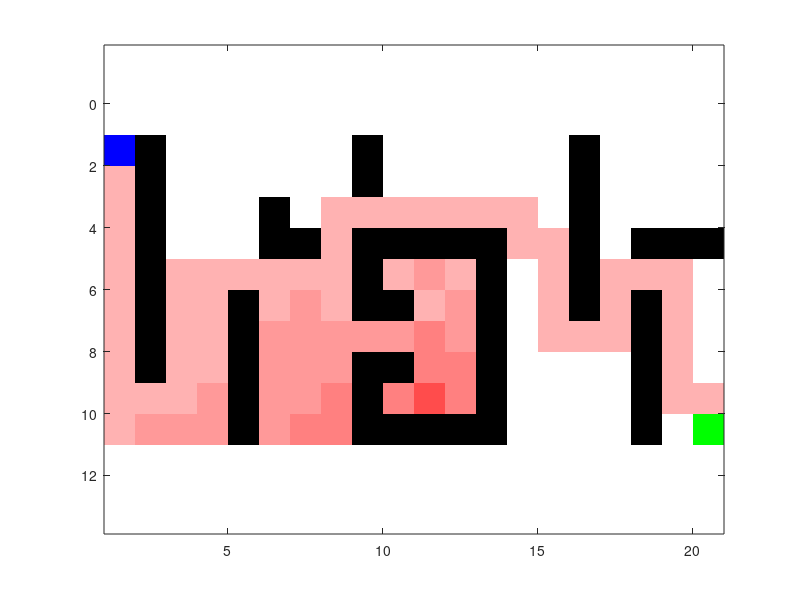

Write the MATLAB code that produced this figure.
load ex06_environment.mat;
[r, c] = size(mat);
%mat(7, 10) = 1;
target = [10, 20];
%mat = [
%    0 0 0 0 0 0 0 0 0 0 0 0 0 0 0 0 0 0 0 0;
%    0 1 1 1 0 1 1 1 1 1 1 1 1 1 1 1 1 1 1 0;
%    0 1 0 1 0 0 0 0 0 0 0 0 0 0 0 0 0 0 1 0;
%    0 1 0 1 0 1 1 1 1 1 1 1 1 1 1 1 1 1 1 0;
%    0 1 0 1 0 0 0 0 0 0 0 0 0 0 0 0 0 0 1 0;
%    0 1 0 1 0 1 0 1 0 0 0 0 0 0 0 0 0 0 1 0;
%    0 1 0 1 0 1 0 1 1 1 1 1 1 1 1 1 1 0 1 0;
%    0 1 0 0 0 1 0 0 0 0 0 0 0 0 0 0 0 0 1 0;
%    0 1 1 1 1 1 1 1 1 1 1 1 1 1 1 1 1 1 1 0;
%    0 0 0 0 0 0 0 0 0 0 0 0 0 0 0 0 0 0 0 0;
%];
mat(start(1), start(2)) = 0.1;
h = imagesc((1:c)+0.5,(1:r)+0.5,mat);
color = fliplr([0.1:0.1:0.7])';
colormap([1 1 1; [ones(7, 1) color color];0 0 1; 0 1 0; 0 0 0;]);
axis equal;

neighbor = [0, 0, 0, 0];
last_neighbor = [0, 0, 0, 0];
heuristic = [0, 0, 0, 0];
_north = 1;
_west = 2;
_south = 3;
_east = 4;
now = start;
prob_red_long = 0.01;
prob_approach_targ = 0.02;
prob_follow_obj = 0.02;
step_count = 0;

while (now(1) != target(1) || now(2) != target(2))
    % set neighbor
    try neighbor(_north) = mat(now(1) - 1, now(2)); % north
    catch neighbor(_north) = 1;
    end
    try neighbor(_south) = mat(now(1) + 1, now(2)); % south
    catch neighbor(_south) = 1;
    end
    try neighbor(_west) = mat(now(1), now(2) - 1); % west
    catch neighbor(_west) = 1;
    end
    try neighbor(_east) = mat(now(1), now(2) + 1); % east
    catch neighbor(_east) = 1;
    end
    heuristic = 1 - neighbor;
    dist = target - now;
    % prioritize to reduce longer distance
    if abs(dist(1)) <= abs(dist(2))
        heuristic(_east) *= (1 + prob_red_long);
        heuristic(_west) *= (1 + prob_red_long);
    else
        heuristic(_south) *= (1 + prob_red_long);
        heuristic(_north) *= (1 + prob_red_long);
    end
    % proritice to move towards the target
    if dist(2) > 0
        % go east
        heuristic(_east) *= (1 + prob_approach_targ);
    else
        % go west
        heuristic(_west) *= (1 + prob_approach_targ);
    end
    if dist(1) > 0
        % go south
        heuristic(_south) *= (1 + prob_approach_targ);
    else
        % go north
        heuristic(_north) *= (1 + prob_approach_targ);
    end
    % prioritize to follow objects
    if (last_neighbor(_north) == 1) && (neighbor(_north) == 0)
        heuristic(_north) *= (1 + prob_follow_obj);
    end
    if (last_neighbor(_south) == 1) && (neighbor(_south) == 0)
        heuristic(_south) *= (1 + prob_follow_obj);
    end
    if (last_neighbor(_east) == 1) && (neighbor(_east) == 0)
        heuristic(_east) *= (1 + prob_follow_obj);
    end
    if (last_neighbor(_west) == 1) && (neighbor(_west) == 0)
        heuristic(_west) *= (1 + prob_follow_obj);
    end
    last_neighbor = neighbor;

    % normalize
    heuristic /= sum(heuristic);
    [val direction] = max(heuristic);
    if direction == _north
        now(1)--;
    elseif direction ==_south
        now(1)++;
    elseif direction == _west
        now(2)--;
    elseif direction == _east
        now(2)++;
    end

    mat(now(1), now(2)) += 0.1;
    step_count++;
    set(h, 'cdata', mat);
    pause(0.1);

end
mat(start(1), start(2)) = 0.8;
mat(target(1), target(2)) = 0.9;
set(h, 'cdata', mat);
step_count
